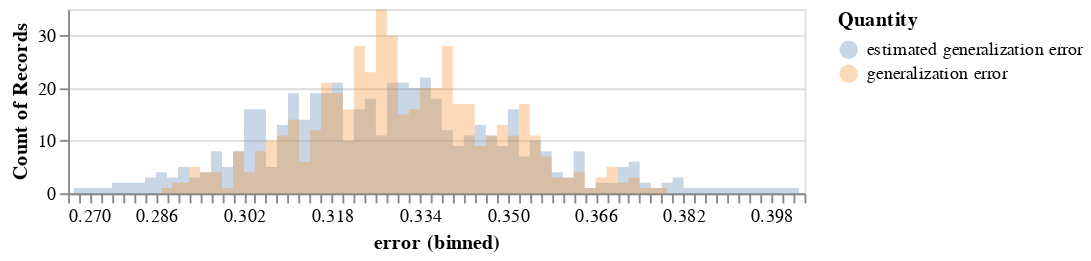

Notebook code cell kept with this figure:
### Code cell
source = pd.DataFrame({
    'estimated generalization error':ês,
    'generalization error':es
})

alt.Chart(source, height=100).transform_fold(
    ['estimated generalization error', 'generalization error'],
    as_=['Quantity', 'error']
).mark_area(
    opacity=0.3,
    interpolate='step'
).encode(
    alt.X('error:Q', bin=alt.Bin(maxbins=100)),
    alt.Y('count()', stack=None),
    alt.Color('Quantity:N')
)

### Figure 1 — Vega-Lite specification as saved in the notebook (floating-point values rounded to 4 significant figures; data arrays with more than 128 entries replaced by an {"elided": "..."} marker saying what was removed)
{"$schema": "https://vega.github.io/schema/vega-lite/v3.4.0.json", "config": {"mark": {"tooltip": null}, "view": {"height": 300, "width": 400}}, "data": {"name": "data-e5f8a256d034b220a4d28c8978ed0d85"}, "datasets": {"data-e5f8a256d034b220a4d28c8978ed0d85": {"elided": "500 records"}}, "encoding": {"color": {"field": "Quantity", "type": "nominal"}, "x": {"bin": {"maxbins": 100}, "field": "error", "type": "quantitative"}, "y": {"aggregate": "count", "stack": null, "type": "quantitative"}}, "height": 100, "mark": {"interpolate": "step", "opacity": 0.3, "type": "area"}, "transform": [{"as": ["Quantity", "error"], "fold": ["estimated generalization error", "generalization error"]}]}
